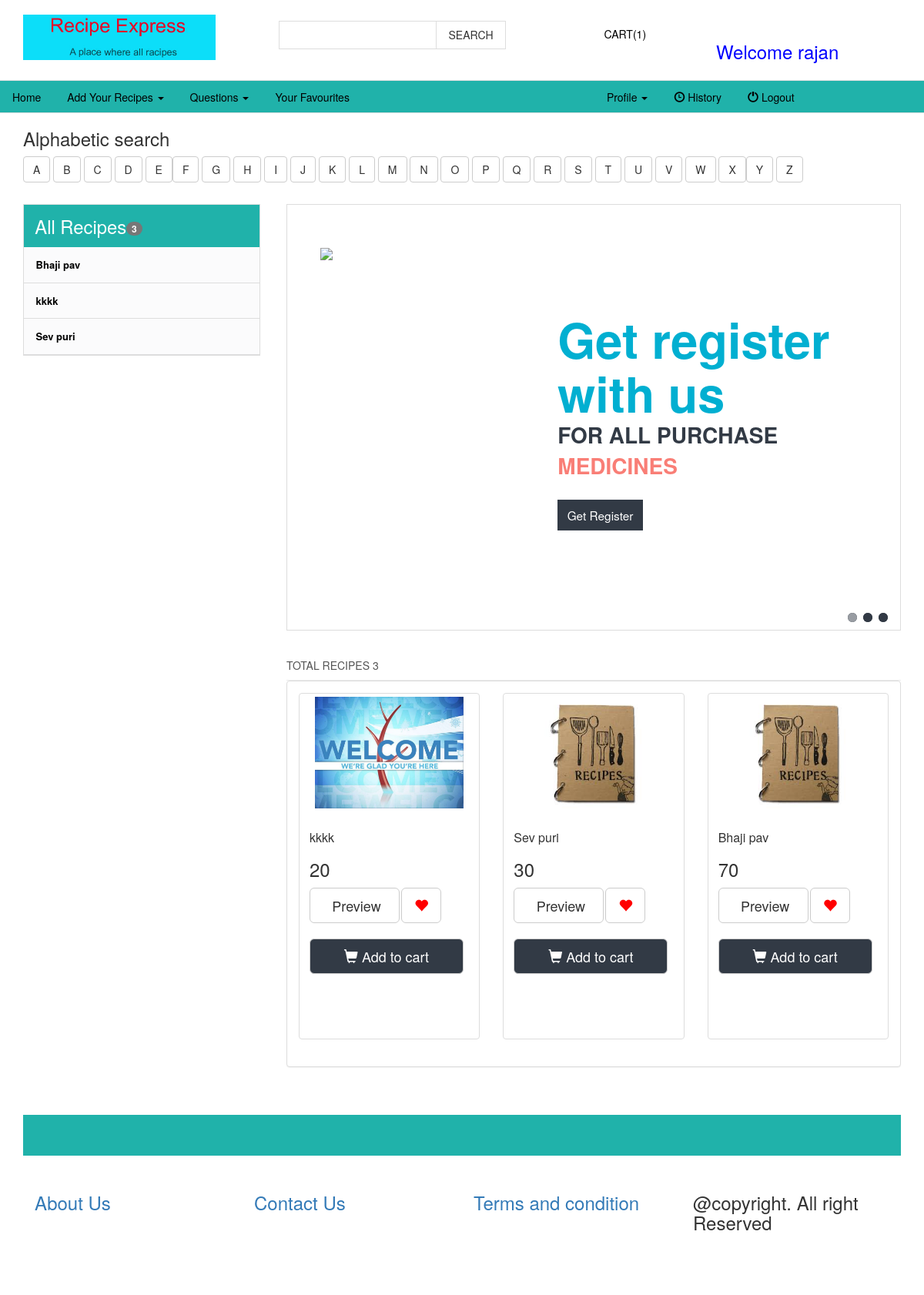
The app's page /user/racipe.php (signed in) with its own data.
### tables this page shows
CREATE TABLE IF NOT EXISTS `user_tbl` (
  `email_id` varchar(50) NOT NULL,
  `user_name` varchar(10) NOT NULL,
  `password` varchar(100) NOT NULL,
  `address` varchar(200) NOT NULL,
  `area` varchar(30) NOT NULL,
  `zipcode` int(6) NOT NULL,
  `mobile_no` int(10) NOT NULL,
  `gender` varchar(6) NOT NULL,
  `ship_address` varchar(300) NOT NULL,
  `type` varchar(10) NOT NULL,
  PRIMARY KEY (`email_id`)
);

CREATE TABLE IF NOT EXISTS `racipe_tbl` (
  `racipe_id` int(5) NOT NULL AUTO_INCREMENT,
  `racipe_name` varchar(20) NOT NULL,
  `racipe_img` varchar(300) NOT NULL,
  `racipe_ingredient` varchar(400) NOT NULL,
  `method` varchar(1000) NOT NULL,
  `racipe_price` varchar(10) NOT NULL,
  `status` varchar(20) NOT NULL,
  `email_id` varchar(50) NOT NULL,
  PRIMARY KEY (`racipe_id`)
);

### database.php (called while the page is built, shortened)
<?php
class database
{
public function connection()
{
	$con=mysql_connect('localhost','root','');
    return $con;
}
   public function racipe_display()
   {
        $con=mysql_connect('localhost','root','');
        $res1=mysql_query("select * from racipe_tbl",$con);
        $cnt=mysql_num_rows($res1);
        return $cnt;
   }
  public function view_racipes()
    {
    $con=mysql_connect('localhost','root','');
    $res=mysql_query("select r.*,u.* from racipe_tbl as r,user_tbl as u where r.email_id=u.email_id ORDER BY r.racipe_id desc ",$con);
    return $res;
    }
    public function sidebar_recipes_count()
    {
	$con=mysql_connect('localhost','root','');
    $res1=mysql_query("select * from racipe_tbl",$con);
    $cnt=mysql_num_rows($res1);
    return $cnt;
    }
	public function cart_cnt($id)
	{
		$res=mysql_query("select * from order_tbl where email_id='$id' and status='cart'",$this->connection());
		$cnt=mysql_num_rows($res);
        return $cnt;
	}
	public function getUserName($id)
   {
	   $con=mysql_connect("localhost","root","");
	$res=mysql_query("select * from user_tbl where email_id='$id'",$con);
	return $res;
   }
}
 ?>

### user/racipe.php (the view, shortened to what this page needs)
<!DOCTYPE html>
<html>
<head>
<link href="../css/bootstrap.css" rel="stylesheet" type="text/css" media="all" />
<link href="../css/style.css" rel="stylesheet" type="text/css" media="all" />
<link href="../Content/bootstrap.css" rel="stylesheet"/>
</head>
<body>
<?php
include '../database.php';
include 'user_header.php';
?>
<div class="container">
<div class="row">
<div class="col-md-12">
<?php
include 'alphaser.php';
?>
</div>
</div>
</div>
	<div class="container">
			<div class="shoes-grid">
			<a href="register.php">
			<div class="wrap-in">
				<div class="wmuSlider example1 slide-grid">
				   <div class="wmuSliderWrapper">
					   <article style="position: absolute; width: 100%; opacity: 0;">
						<div class="banner-matter">
						<div class="col-md-5 banner-bag">
							<img class="img-responsive " style="height:272px;" src="images/med.jpg" alt=" " />
							</div>
							<div class="col-md-7 banner-off">
								<h2>Get register with us</h2>
								<label>FOR ALL PURCHASE <b>MEDICINES</b></label>
								<p></p>
								<span class="on-get">Get Register</span>
							</div>
							<div class="clearfix"> </div>
						</div>
					 	</article>
					 </div>
					 </a>
	                <ul class="wmuSliderPagination">
	                	<li><a href="#" class="">0</a></li>
	                	<li><a href="#" class="">1</a></li>
	                	<li><a href="#" class="">2</a></li>
	                </ul>
	            </div>
	          </div>
				<?php
				$obj=new database();
				$cnt=$obj->racipe_display();
				?>
				<div class=" w_content">
			<div class="women">
				<a href="#"><h4>Total Recipes <span><?php echo $cnt; ?></span> </h4></a>
			     <div class="clearfix"> </div>
			</div>
		</div>
<div class="panel panel-default">
  <div class="panel-body">
    <div class="row">
				 <?php
	$obj=new database();
				$cnt1=$obj->view_racipes();
while($row=mysql_fetch_assoc($cnt1))
  {
 echo' <div class="col-sm-6 col-md-4">';
   echo  '<div class="thumbnail" style="height: 450px;">';
     echo ' <img src="../images/'.$row["racipe_img"].'"  style="height: 145px;"></img>';
 echo    '<div class="caption">
        <h3 style="font-size:16px">'.$row["racipe_name"].'</h3>
  <h3>'.$row["racipe_price"].'</h4>
        <p><a href="single.php?id='.$row["racipe_id"].'"><button type="button" style="width: 117px;" name="btnbuy" class="btn btn-default btn-lg">
  <span class="glyphicon glyphicon-buy" aria-hidden="true"></span> Preview
</button></a>
<a href="favourite.php?fid='.$row["racipe_id"].'"><button type="button" style="margin-left: 119px; margin-top: -71px;" class="btn btn-default btn-lg">
  <span class="glyphicon glyphicon-heart" style="color: red;" aria-hidden="true"></span>
</button></a>
<a href="wishlist1.php?pid='.$row["racipe_id"].'"><button type="button" style="width: 200px; background:#323A45; color:white; " name="btncar" class="btn btn-default btn-lg">
  <span class="glyphicon glyphicon-shopping-cart" aria-hidden="true"></span> Add to cart
</button></a>
</p>
      </div>
    </div>
  </div>
  ';
  }
?>
</div>
</div>
</div>
<?php
include 'sidebar.php';
?>
	<?php
	include 'footer.php';
	?>
</body>
</html>

### user/user_header.php (shortened to what this page needs)
		<div class="bottom-header">
			<div class="container">
				<div class="header-bottom-left">
					<div class="logo">
						<a href="user_profile.php">
							<img src="../images/rec_logo1.jpg" style="width:250px;" alt=" " /></a>
					</div>
<form action="" method="post">
				<div class="search">
						<input type="text" value="" name="serch" id="search-box"  >
						<input type="submit" name="btnser" value="SEARCH">
					</div>
					</form>
					<div class="clearfix"> </div>
				</div>
				<div class="header-bottom-right">
							</ul>--><?php
$id= $_SESSION["uname"];
$obj=new database();
$res=$obj->cart_cnt($id);
 ?>
						<div class="cart"><a href="cart_display.php"><span> </span>CART(<?php echo $res; ?>)</a></div>
<?php
$obj=new database();
$res=$obj->getUserName($id);
	while($row=mysql_fetch_assoc($res))
	{
		$uname=$row["user_name"];
	}
?>
					<h3 style="color:blue;"><?php echo "Welcome ".$uname; ?></h3>
				</div>
			</div>
		</div>
<ul class="nav nav-tabs" style="background-color:lightseagreen;">
  <li role="presentation"><a href="user_profile.php" style="color:black; margin-right: 20;">Home</a></li>
  <li class="dropdown" >
          <a href="add_rec.php" style="color:black;" class="dropdown-toggle" data-toggle="dropdown" role="button" aria-haspopup="true" aria-expanded="false">Add Your Recipes <span class="caret"></span></a>
        </li>
  <li class="dropdown" >
          <a href="question.php" style="color:black;" class="dropdown-toggle" data-toggle="dropdown" role="button" aria-haspopup="true" aria-expanded="false">Questions <span class="caret"></span></a>
        </li>
  <li role="presentation"><a href="allfav.php" style="color:black; margin-right: 20;">Your Favourites</a></li>
  <li class="dropdown" style="margin-left:300px">
          <a href="#" style="color:black;" class="dropdown-toggle" data-toggle="dropdown" role="button" aria-haspopup="true" aria-expanded="false">Profile <span class="caret"></span></a>
        </li>
  <li role="presentation"><a href="history_display.php" style="color:black; margin-right: 20;"><span class="glyphicon glyphicon-time" aria-hidden="true"></span> History</a></li>
		<li role="presentation"><a href="logout.php" style="color:black; margin-right: 20;"><span class="glyphicon glyphicon-off" aria-hidden="true"></span> Logout</a></li>
  </ul>

### user/sidebar.php (shortened to what this page needs)
<?php
$res=new database();
$cnt=$res->sidebar_recipes_count();
?>
			   <div class="sub-cate">
				<div class=" top-nav rsidebar span_1_of_left">
					<h3 class="cate" style="background:lightseagreen;">All Recipes<span class="badge"><?php echo $cnt;?></span></h3>
		 <?php
	$con=mysql_connect('localhost','root','');
	$cnt1=mysql_query('select * from racipe_tbl group by racipe_name',$con);
 while($row=mysql_fetch_assoc($cnt1))
  {
echo  '<ul class="menu">
				<ul class="kid-menu">
				<li><a href="fordisplay_rec.php?id='.$row["racipe_id"].'" style="font-size:13px;">'.$row["racipe_name"].'</a></li>
			</ul>
	</ul>';
  }
		?>
	</div>
</div>
<div class="clearfix"> </div>

### css/style.css (style rules this page uses)
body { background: #fff; font-family: 'Open Sans', sans-serif; }
body a { transition: 0.5s all; -webkit-transition: 0.5s all; -o-transition: 0.5s all; -ms-transition: 0.5s all; -moz-transition: 0.5s all; }
.bottom-header { border-bottom: 1px solid #ddd; padding: 0.7em 0 1em; }
.header-bottom-left { float: left; width: 55%; }
.logo { float:left; width: 27%; margin-top:9px; }
.header-bottom-right { float: right; width: 37%; text-align: center; padding-top:1.7em; }
.account,.cart { float:left; width:40%; }
.cart { width:24%; }
.account a,.cart a ,ul.login li a { text-decoration:none; font-size: 1em; color: #000; }
.cart a span { background: url(../images/img-sprite.png) -172px -28px; width: 26px; height: 26px; display: inline-block; vertical-align: middle; }
.search { background:#fff; border: 1px solid #ddd; position: relative; width: 47%; float: right; margin: 1.2em 0 0; }
.search input[type="text"] { border: none; outline: none; background: none; font-size:1em; color:#777; width:68%; padding:7px; -webkit-apperance:none; margin:0; -webkit-transition: all 0.5s ease-out; -moz-transition: all 0.5s ease-out; -ms-transition: all 0.5s ease-out; -o-transition: all 0.5s ease-out; }
.search input[type="submit"] { border-left: 1px solid #ddd; outline: none; cursor: pointer; width: 30.6%; height: 35px; padding: 7px; background: none; border-bottom: none; border-top: none; border-right: none; }
h3.cate { color: #fff; font-size: 1.7em; padding: 0.6em ; background: #000; margin: 0; }
ul.kid-menu { display: block !important; }
.menu { width: auto; height: auto; padding: 0; list-style: none; margin: 0; background: #FBFBFC; }
ul { padding: 0; list-style: none; }
.menu ul li a { width: 100%; display: block; position: relative; font-size:1.1em; font-weight: 400; color: #000; text-decoration:none; border-bottom: 1px solid #ddd; font-weight:700; line-height: 3.5em; text-indent: 1.2em; }
.menu ul.kid-menu li a { border-bottom: none; }
ul.kid-menu { padding: 0; margin: 0; }
ul.kid-menu li { list-style: none; border-bottom: 1px solid #ddd; }
.sub-cate,.slide-grid { float: left; }
.top-nav { border: 1px solid #ddd; }
.sub-cate { width: 27%; margin: 2em 2em 0 0; }
.banner-off { padding: 6em 0em 6em 2em; }
.banner-matter { padding: 4em 2em; }
.shoes-grid { width: 70%; float: right; }
.slide-grid { width: 100%; border: 1px solid #ddd; margin: 2em 0; }
.banner-off h2 { padding: 0em; margin: 0; font-size: 4.5em; color: #01AFD1; font-weight: 600; }
.banner-off label { font-size: 2em; color:#323A45; font-weight: 700; }
.banner-off label b { color:#F97E76; }
.banner-off p { font-size: 1em; color:#323A45; margin: 0; width: 90%; padding: 0 0 2em; }
span.on-get { font-size: 1.1em; color:#fff; padding:0.6em 0.8em; background:#323A45; }
.wmuSlider { position: relative; overflow: hidden; }
.wmuSlider .wmuSliderWrapper article img { max-width: 100%; width: auto; height: auto; display:block; }
.wmuSliderPagination { z-index: 2; position: absolute; right:1%; bottom:0px; }
ul.wmuSliderPagination { padding:0; }
.wmuSliderPagination li { float: left; margin: 0 8px 0 0; list-style-type: none; }
.wmuSliderPagination a { display: block; text-indent: -9999px; background:#323A45; height:12px; width:12px; border-radius: 30px; -webkit-border-radius: 30px; -moz-border-radius: 30px; -o-border-radius: 30px; -ms-border-radius: 30px; }
.women { text-align: left; border-bottom: 1px solid #ebebeb; }
.women h4 { float:left; font-size:1em; text-transform:uppercase; color: #333333; }
.women h4 { color:#555555; }

### records on screen
user_tbl: user_name "rajan"
racipe_tbl: racipe_img (picture), racipe_name "kkkk", racipe_price "20"
racipe_tbl: racipe_img (picture), racipe_name "Sev puri", racipe_price "30"
racipe_tbl: racipe_img (picture), racipe_name "Bhaji pav", racipe_price "70"

### other values on screen
$res "1"
$cnt "3"
